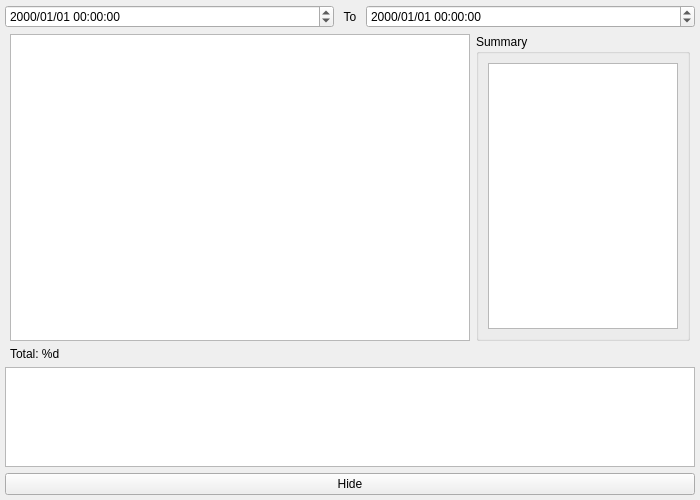
<?xml version="1.0" encoding="UTF-8"?>
<ui version="4.0">
 <class>MainWindow</class>
 <widget class="QWidget" name="MainWindow">
  <property name="geometry">
   <rect>
    <x>0</x>
    <y>0</y>
    <width>700</width>
    <height>500</height>
   </rect>
  </property>
  <property name="minimumSize">
   <size>
    <width>700</width>
    <height>500</height>
   </size>
  </property>
  <property name="windowTitle">
   <string>Loglyzer GUI</string>
  </property>
  <layout class="QVBoxLayout" name="verticalLayout">
   <property name="leftMargin">
    <number>5</number>
   </property>
   <property name="topMargin">
    <number>5</number>
   </property>
   <property name="rightMargin">
    <number>5</number>
   </property>
   <property name="bottomMargin">
    <number>5</number>
   </property>
   <item>
    <layout class="QHBoxLayout" name="horizontalLayout_3">
     <item>
      <widget class="QDateTimeEdit" name="datetime_start">
       <property name="dateTime">
        <datetime>
         <hour>0</hour>
         <minute>0</minute>
         <second>0</second>
         <year>2000</year>
         <month>1</month>
         <day>1</day>
        </datetime>
       </property>
       <property name="displayFormat">
        <string>yyyy/MM/dd hh:mm:ss</string>
       </property>
      </widget>
     </item>
     <item>
      <widget class="QLabel" name="label">
       <property name="maximumSize">
        <size>
         <width>20</width>
         <height>16777215</height>
        </size>
       </property>
       <property name="text">
        <string>To</string>
       </property>
       <property name="alignment">
        <set>Qt::AlignCenter</set>
       </property>
      </widget>
     </item>
     <item>
      <widget class="QDateTimeEdit" name="datetime_end">
       <property name="displayFormat">
        <string>yyyy/MM/dd hh:mm:ss</string>
       </property>
      </widget>
     </item>
    </layout>
   </item>
   <item>
    <layout class="QHBoxLayout" name="horizontalLayout_2">
     <property name="leftMargin">
      <number>5</number>
     </property>
     <property name="rightMargin">
      <number>5</number>
     </property>
     <item>
      <widget class="QTableWidget" name="table">
       <property name="minimumSize">
        <size>
         <width>460</width>
         <height>0</height>
        </size>
       </property>
       <property name="autoScroll">
        <bool>true</bool>
       </property>
       <property name="editTriggers">
        <set>QAbstractItemView::NoEditTriggers</set>
       </property>
       <property name="alternatingRowColors">
        <bool>true</bool>
       </property>
       <property name="rowCount">
        <number>0</number>
       </property>
      </widget>
     </item>
     <item>
      <widget class="QGroupBox" name="group_summary">
       <property name="sizePolicy">
        <sizepolicy hsizetype="Maximum" vsizetype="Preferred">
         <horstretch>0</horstretch>
         <verstretch>0</verstretch>
        </sizepolicy>
       </property>
       <property name="maximumSize">
        <size>
         <width>300</width>
         <height>16777215</height>
        </size>
       </property>
       <property name="title">
        <string>Summary</string>
       </property>
       <layout class="QGridLayout" name="gridLayout_2">
        <item row="0" column="0">
         <widget class="QPlainTextEdit" name="text_summary"/>
        </item>
       </layout>
      </widget>
     </item>
    </layout>
   </item>
   <item>
    <layout class="QHBoxLayout" name="horizontalLayout">
     <property name="leftMargin">
      <number>5</number>
     </property>
     <property name="rightMargin">
      <number>5</number>
     </property>
     <item>
      <widget class="QLabel" name="label_count">
       <property name="text">
        <string>Total: %d</string>
       </property>
      </widget>
     </item>
    </layout>
   </item>
   <item>
    <widget class="QFrame" name="frame_details">
     <property name="frameShadow">
      <enum>QFrame::Raised</enum>
     </property>
     <property name="lineWidth">
      <number>1</number>
     </property>
     <property name="midLineWidth">
      <number>0</number>
     </property>
     <layout class="QGridLayout" name="gridLayout">
      <property name="leftMargin">
       <number>0</number>
      </property>
      <property name="topMargin">
       <number>0</number>
      </property>
      <property name="rightMargin">
       <number>0</number>
      </property>
      <property name="bottomMargin">
       <number>0</number>
      </property>
      <item row="0" column="0">
       <widget class="QPlainTextEdit" name="text_details">
        <property name="sizePolicy">
         <sizepolicy hsizetype="Expanding" vsizetype="Maximum">
          <horstretch>0</horstretch>
          <verstretch>0</verstretch>
         </sizepolicy>
        </property>
        <property name="maximumSize">
         <size>
          <width>16777215</width>
          <height>100</height>
         </size>
        </property>
       </widget>
      </item>
      <item row="1" column="0">
       <widget class="QPushButton" name="button_hide">
        <property name="text">
         <string>Hide</string>
        </property>
       </widget>
      </item>
     </layout>
    </widget>
   </item>
  </layout>
 </widget>
 <resources/>
 <connections>
  <connection>
   <sender>button_hide</sender>
   <signal>clicked()</signal>
   <receiver>frame_details</receiver>
   <slot>hide()</slot>
   <hints>
    <hint type="sourcelabel">
     <x>324</x>
     <y>393</y>
    </hint>
    <hint type="destinationlabel">
     <x>324</x>
     <y>322</y>
    </hint>
   </hints>
  </connection>
 </connections>
</ui>
